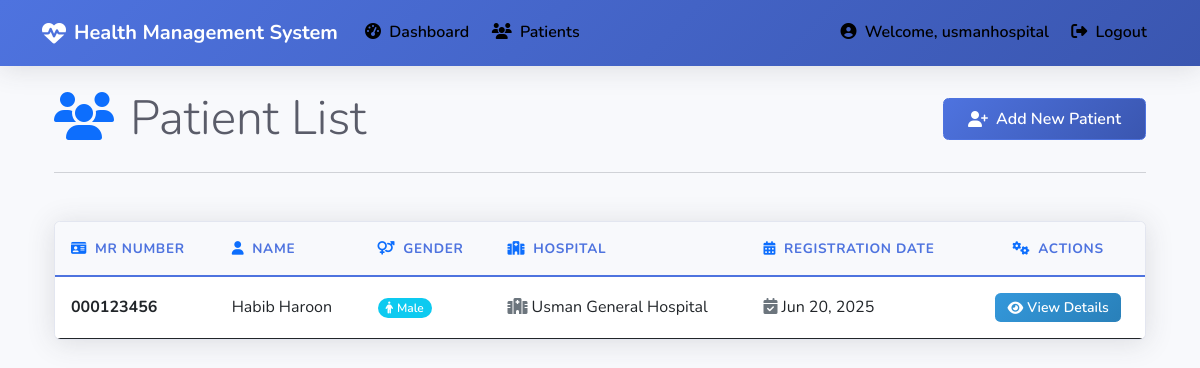
/patients/ (signed in), run on the app's committed database.
### core/models.py (models this page shows, shortened)
class Patient(models.Model):
    mr_number = models.CharField(max_length=20, unique=True, validators=[MinLengthValidator(5)])
    first_name = models.CharField(max_length=100)
    last_name = models.CharField(max_length=100)
    date_of_birth = models.DateField()
    gender = models.CharField(max_length=10, choices=[('M', 'Male'), ('F', 'Female'), ('O', 'Other')])
    blood_group = models.CharField(max_length=5, blank=True)
    address = models.TextField()
    contact_number = models.CharField(max_length=15)
    email = models.EmailField(blank=True)
    registered_at = models.ForeignKey(Hospital, on_delete=models.CASCADE)
    registration_date = models.DateField(auto_now_add=True)

class Hospital(models.Model):
    user = models.OneToOneField(User, on_delete=models.CASCADE, null=True, blank=True)
    HOSPITAL_TYPES = [
        ('public', 'Public'),
        ('private', 'Private'),
        ('military', 'Military'),
        ('trust', 'Trust'),
        ('ngo', 'NGO'),
    ]
    name = models.CharField(max_length=200)
    registration_number = models.CharField(max_length=50, default='REG-00000')  # Removed unique=True temporarily
    hospital_type = models.CharField(max_length=20, choices=HOSPITAL_TYPES, default='private')
    street_address = models.CharField(max_length=255, default='')
    city = models.CharField(max_length=100, default='')
    state = models.CharField(max_length=100, default='')
    postal_code = models.CharField(max_length=20, default='')
    country = models.CharField(max_length=100, default='')
    contact_person_name = models.CharField(max_length=100, default='')
    designation = models.CharField(max_length=100, default='')
    contact_number = models.CharField(max_length=15)
    email = models.EmailField()
    alternate_contact = models.CharField(max_length=15, blank=True, null=True)
    fax_number = models.CharField(max_length=15, blank=True, null=True)
    registration_date = models.DateField(auto_now_add=True)

### core/views.py (the view)
# urls.py: path('patients/', views.patient_list, name='patient_list'),
@login_required
def patient_list(request):
    patients = Patient.objects.all().order_by('-registration_date')
    return render(request, 'core/patient_list.html', {'patients': patients})

### templates/core/patient_list.html (shortened to what this page needs)
{% extends 'base.html' %}
{% block content %}
<div class="container fade-in">
    <div class="row mb-4">
        <div class="col-12">
            <div class="d-flex justify-content-between align-items-center">
                <h1 class="display-5 mb-0"><i class="fas fa-users me-3 text-primary"></i>Patient List</h1>
                <a href="{% url 'add_patient' %}" class="btn btn-primary">
                    <i class="fas fa-user-plus me-2"></i>Add New Patient
                </a>
            </div>
            <hr class="my-4">
        </div>
    </div>
    <div class="row">
        <div class="col-12">
            <div class="card">
                <div class="card-body p-0">
                    <div class="table-responsive">
                        <table class="table table-hover mb-0">
                            <thead>
                                <tr>
                                    <th><i class="fas fa-id-card me-2 text-primary"></i>MR Number</th>
                                    <th><i class="fas fa-user me-2 text-primary"></i>Name</th>
                                    <th><i class="fas fa-venus-mars me-2 text-primary"></i>Gender</th>
                                    <th><i class="fas fa-hospital me-2 text-primary"></i>Hospital</th>
                                    <th><i class="fas fa-calendar-alt me-2 text-primary"></i>Registration Date</th>
                                    <th class="text-center"><i class="fas fa-cogs me-2 text-primary"></i>Actions</th>
                                </tr>
                            </thead>
                            <tbody>
                                {% for patient in patients %}
                                <tr>
                                    <td class="fw-bold">{{ patient.mr_number }}</td>
                                    <td>{{ patient.first_name }} {{ patient.last_name }}</td>
                                    <td>
                                        {% if patient.gender == 'M' %}
                                            <span class="badge bg-info text-white"><i class="fas fa-male me-1"></i>{{ patient.get_gender_display }}</span>
                                        {% elif patient.gender == 'F' %}
                                            <span class="badge bg-danger text-white"><i class="fas fa-female me-1"></i>{{ patient.get_gender_display }}</span>
                                        {% else %}
                                            <span class="badge bg-secondary text-white"><i class="fas fa-user me-1"></i>{{ patient.get_gender_display }}</span>
                                        {% endif %}
                                    </td>
                                    <td><i class="fas fa-hospital-alt me-1 text-secondary"></i>{{ patient.registered_at.name }}</td>
                                    <td><i class="fas fa-calendar-check me-1 text-secondary"></i>{{ patient.registration_date|date:"M d, Y" }}</td>
                                    <td class="text-center">
                                        <a href="{% url 'patient_detail' patient.mr_number %}" class="btn btn-sm btn-info text-white">
                                            <i class="fas fa-eye me-1"></i>View Details
                                        </a>
                                    </td>
                                </tr>
                                {% endfor %}
                            </tbody>
                        </table>
                    </div>
                </div>
            </div>
        </div>
    </div>
</div>
{% endblock %}

### templates/base.html (shortened to what this page needs)
<!DOCTYPE html>
<html lang="en">
<head>
    <link rel="stylesheet" href="https://cdnjs.cloudflare.com/ajax/libs/font-awesome/6.4.0/css/all.min.css">
    <link href="https://cdn.jsdelivr.net/npm/bootstrap@5.3.0/dist/css/bootstrap.min.css" rel="stylesheet">
    {% load static %}
    <link href="{% static 'css/custom.css' %}" rel="stylesheet">
</head>
<body>
    {% if user.is_authenticated %}
    <nav class="navbar navbar-expand-lg navbar-dark mb-4">
        <div class="container">
            <a class="navbar-brand" href="{% url 'dashboard' %}">
                <i class="fas fa-heartbeat me-2"></i>Health Management System
            </a>
            <div class="collapse navbar-collapse" id="navbarNav">
                <ul class="navbar-nav me-auto">
                    <li class="nav-item">
                        <a class="nav-link" href="{% url 'dashboard' %}">
                            <i class="fas fa-tachometer-alt me-1"></i> Dashboard
                        </a>
                    </li>
                    <li class="nav-item">
                        <a class="nav-link" href="{% url 'patient_list' %}">
                            <i class="fas fa-users me-1"></i> Patients
                        </a>
                    </li>
                </ul>
                <div class="navbar-nav">
                    <span class="nav-item nav-link text-light">
                        <i class="fas fa-user-circle me-1"></i> Welcome, {{ user.get_full_name|default:user.username }}
                    </span>
                    <a class="nav-link" href="{% url 'logout' %}">
                        <i class="fas fa-sign-out-alt me-1"></i> Logout
                    </a>
                </div>
            </div>
        </div>
    </nav>
    {% endif %}
    <div class="container">
        {% block content %}{% endblock %}
    </div>
</body>
</html>

### static/css/custom.css (style rules this page uses)
:root { --primary-color: #4e73df; --primary-dark: #3a56b0; --secondary-color: #2c3e50; --success-color: #1cc88a; --info-color: #36b9cc; --warning-color: #f6c23e; --danger-color: #e74a3b; --light-color: #f8f9fc; --dark-color: #5a5c69; --border-radius: 0.35rem; --box-shadow: 0 0.15rem 1.75rem 0 rgba(58, 59, 69, 0.15); --box-shadow-sm: 0 0.125rem 0.25rem 0 rgba(58, 59, 69, 0.2); --transition: all 0.3s ease; --card-cap-bg: #f8f9fc; --card-border-color: #e3e6f0; }
body { font-family: 'Nunito', sans-serif; background-color: #f8f9fc; color: var(--dark-color); line-height: 1.6; min-height: 100vh; display: flex; flex-direction: column; }
.navbar { background: linear-gradient(135deg, var(--primary-color), var(--primary-dark)); box-shadow: var(--box-shadow); padding: 0.75rem 1rem; }
.navbar-brand { font-weight: 700; color: white !important; font-size: 1.25rem; display: flex; align-items: center; }
.navbar-brand i { margin-right: 0.5rem; font-size: 1.5rem; }
.nav-link { color: #000000 !important; transition: var(--transition); font-weight: 600; padding: 0.5rem 1rem; border-radius: var(--border-radius); margin: 0 0.2rem; position: relative; }
.card { border-radius: var(--border-radius); border: 1px solid var(--card-border-color); box-shadow: var(--box-shadow); transition: var(--transition); margin-bottom: 1.5rem; overflow: hidden; background-color: #fff; }
.card-body { padding: 1.5rem; }
.btn { font-weight: 600; padding: 0.5rem 1.5rem; border-radius: var(--border-radius); transition: var(--transition); display: inline-flex; align-items: center; justify-content: center; }
.btn i { margin-right: 0.5rem; }
.btn-sm { padding: 0.25rem 0.75rem; font-size: 0.875rem; }
.btn-primary { background: linear-gradient(135deg, var(--primary-color), var(--primary-dark)); border-color: var(--primary-color); color: white; }
.btn-info { background: linear-gradient(135deg, #3498db, #2980b9); border: none; color: white; }
.table { width: 100%; margin-bottom: 1rem; color: var(--dark-color); border-collapse: separate; border-spacing: 0; border-radius: var(--border-radius); overflow: hidden; box-shadow: var(--box-shadow-sm); }
.table thead th { background-color: var(--card-cap-bg); color: var(--primary-color); font-weight: 700; border-bottom: 2px solid var(--primary-color); padding: 1rem; text-align: left; white-space: nowrap; text-transform: uppercase; font-size: 0.85rem; letter-spacing: 0.05em; }
.table tbody tr { transition: var(--transition); border-bottom: 1px solid var(--card-border-color); }
.table tbody tr:last-child { border-bottom: none; }
.table td { padding: 1rem; vertical-align: middle; }
.table .badge { font-size: 0.75rem; font-weight: 600; padding: 0.35em 0.65em; border-radius: 10rem; }
.fade-in { animation: fadeIn 0.5s ease-in-out; }

### data on the page
Patient: mr_number "000123456", first_name "Habib", last_name "Haroon", gender "Male", registered_at.name "Usman General Hospital", registration_date "Jun 20, 2025"

### other printed values
{{ user.get_full_name|default:user.username }} "usmanhospital"
